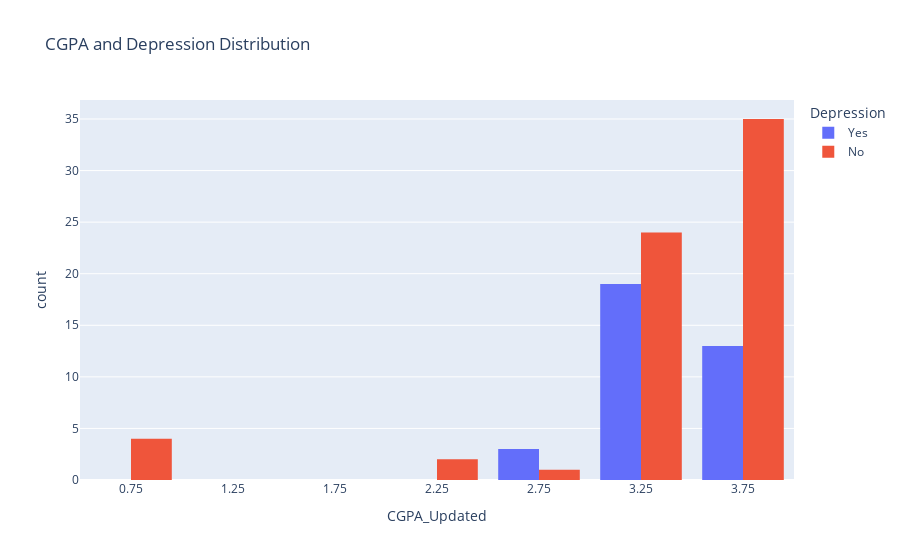

The notebook cell this image was saved under:
### Code cell
plt = px.histogram(df, x='CGPA_Updated', color='Depression', barmode='group', title='CGPA and Depression Distribution')
plt.show()

plt = px.histogram(df, x='CGPA_Updated', color='Anxiety', barmode='group', title='CGPA and Anxiety Distribution')
plt.show()

plt = px.histogram(df, x='CGPA_Updated', color='Panic attack', barmode='group', title='CGPA and Panic Attack Distribution')
plt.show()

### Figure 1 — Plotly figure (JSON) as saved in the notebook; plotly's stock layout.template omitted (floating-point values rounded to 4 significant figures)
{"data": [{"alignmentgroup": "True", "bingroup": "x", "hovertemplate": "Depression=Yes<br>CGPA_Updated=%{x}<br>count=%{y}<extra></extra>", "legendgroup": "Yes", "marker": {"color": "#636efa", "pattern": {"shape": ""}}, "name": "Yes", "offsetgroup": "Yes", "orientation": "v", "showlegend": true, "type": "histogram", "x": [3.245, 3.245, 3.245, 3.75, 3.75, 3.245, 3.245, 3.75, 3.75, 3.245, 3.75, 3.75, 3.245, 3.245, 2.745, 2.745, 3.245, 3.245, 2.745, 3.245, 3.75, 3.245, 3.75, 3.245, 3.75, 3.245, 3.245, 3.75, 3.245, 3.75, 3.75, 3.245, 3.245, 3.245, 3.75], "xaxis": "x", "yaxis": "y"}, {"alignmentgroup": "True", "bingroup": "x", "hovertemplate": "Depression=No<br>CGPA_Updated=%{x}<br>count=%{y}<extra></extra>", "legendgroup": "No", "marker": {"color": "#EF553B", "pattern": {"shape": ""}}, "name": "No", "offsetgroup": "No", "orientation": "v", "showlegend": true, "type": "histogram", "x": [3.245, 3.245, 3.75, 3.75, 2.745, 3.75, 3.75, 3.245, 3.75, 3.75, 3.245, 3.75, 3.245, 3.245, 3.75, 3.245, 3.75, 3.75, 3.75, 3.245, 3.245, 3.75, 2.245, 3.75, 3.245, 3.75, 0.995, 3.75, 3.75, 3.75, 3.75, 3.75, 3.75, 3.245, 3.245, 3.75, 3.75, 3.245, 3.245, 3.75, 3.75, 3.75, 3.75, 3.245, 3.245, 3.245, 3.75, 0.995, 3.75, 3.75, 3.245, 0.995, 3.75, 3.75, 3.245, 3.245, 3.245, 3.245, 2.245, 3.75, 3.245, 0.995, 3.75, 3.75, 3.75, 3.245], "xaxis": "x", "yaxis": "y"}], "layout": {"barmode": "group", "legend": {"title": {"text": "Depression"}, "tracegroupgap": 0}, "title": {"text": "CGPA and Depression Distribution"}, "xaxis": {"anchor": "y", "domain": [0, 1], "title": {"text": "CGPA_Updated"}}, "yaxis": {"anchor": "x", "domain": [0, 1], "title": {"text": "count"}}}}
